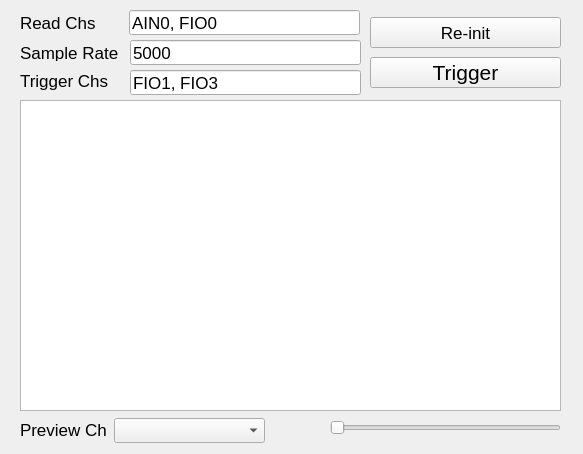
<?xml version="1.0" encoding="UTF-8"?>
<ui version="4.0">
 <class>DAQWindow</class>
 <widget class="QFrame" name="DAQWindow">
  <property name="geometry">
   <rect>
    <x>0</x>
    <y>0</y>
    <width>583</width>
    <height>454</height>
   </rect>
  </property>
  <property name="windowTitle">
   <string>DAQ Window</string>
  </property>
  <widget class="QLineEdit" name="read_chan_edit">
   <property name="geometry">
    <rect>
     <x>129</x>
     <y>10</y>
     <width>231</width>
     <height>25</height>
    </rect>
   </property>
   <property name="font">
    <font>
     <family>Arial</family>
     <pointsize>13</pointsize>
    </font>
   </property>
   <property name="text">
    <string>AIN0, FIO0</string>
   </property>
  </widget>
  <widget class="QSlider" name="preview_slider">
   <property name="geometry">
    <rect>
     <x>330</x>
     <y>420</y>
     <width>231</width>
     <height>16</height>
    </rect>
   </property>
   <property name="orientation">
    <enum>Qt::Horizontal</enum>
   </property>
  </widget>
  <widget class="QComboBox" name="chan_preview_drop">
   <property name="geometry">
    <rect>
     <x>114</x>
     <y>418</y>
     <width>151</width>
     <height>25</height>
    </rect>
   </property>
  </widget>
  <widget class="QLineEdit" name="trigger_chan_edit">
   <property name="geometry">
    <rect>
     <x>130</x>
     <y>70</y>
     <width>231</width>
     <height>25</height>
    </rect>
   </property>
   <property name="font">
    <font>
     <family>Arial</family>
     <pointsize>13</pointsize>
    </font>
   </property>
   <property name="text">
    <string>FIO1, FIO3</string>
   </property>
  </widget>
  <widget class="QLabel" name="label_0">
   <property name="geometry">
    <rect>
     <x>20</x>
     <y>14</y>
     <width>101</width>
     <height>17</height>
    </rect>
   </property>
   <property name="font">
    <font>
     <family>Arial</family>
     <pointsize>13</pointsize>
    </font>
   </property>
   <property name="text">
    <string>Read Chs</string>
   </property>
  </widget>
  <widget class="PlotWidget" name="preview">
   <property name="geometry">
    <rect>
     <x>20</x>
     <y>100</y>
     <width>541</width>
     <height>311</height>
    </rect>
   </property>
  </widget>
  <widget class="QPushButton" name="init_push">
   <property name="geometry">
    <rect>
     <x>370</x>
     <y>17</y>
     <width>191</width>
     <height>31</height>
    </rect>
   </property>
   <property name="font">
    <font>
     <family>Arial</family>
     <pointsize>13</pointsize>
    </font>
   </property>
   <property name="text">
    <string>Re-init</string>
   </property>
  </widget>
  <widget class="QLabel" name="label_2">
   <property name="geometry">
    <rect>
     <x>20</x>
     <y>70</y>
     <width>101</width>
     <height>21</height>
    </rect>
   </property>
   <property name="font">
    <font>
     <family>Arial</family>
     <pointsize>13</pointsize>
    </font>
   </property>
   <property name="text">
    <string>Trigger Chs</string>
   </property>
  </widget>
  <widget class="QLabel" name="label_1">
   <property name="geometry">
    <rect>
     <x>20</x>
     <y>44</y>
     <width>101</width>
     <height>17</height>
    </rect>
   </property>
   <property name="font">
    <font>
     <family>Arial</family>
     <pointsize>13</pointsize>
    </font>
   </property>
   <property name="text">
    <string>Sample Rate</string>
   </property>
  </widget>
  <widget class="QPushButton" name="trigger_push">
   <property name="geometry">
    <rect>
     <x>370</x>
     <y>57</y>
     <width>191</width>
     <height>31</height>
    </rect>
   </property>
   <property name="font">
    <font>
     <family>Liberation Sans</family>
     <pointsize>16</pointsize>
    </font>
   </property>
   <property name="text">
    <string>Trigger</string>
   </property>
  </widget>
  <widget class="QLabel" name="label_3">
   <property name="geometry">
    <rect>
     <x>20</x>
     <y>420</y>
     <width>91</width>
     <height>20</height>
    </rect>
   </property>
   <property name="font">
    <font>
     <family>Arial</family>
     <pointsize>13</pointsize>
    </font>
   </property>
   <property name="text">
    <string>Preview Ch</string>
   </property>
  </widget>
  <widget class="QLineEdit" name="sr_edit">
   <property name="geometry">
    <rect>
     <x>130</x>
     <y>40</y>
     <width>231</width>
     <height>25</height>
    </rect>
   </property>
   <property name="font">
    <font>
     <family>Arial</family>
     <pointsize>13</pointsize>
    </font>
   </property>
   <property name="text">
    <string>5000</string>
   </property>
  </widget>
 </widget>
 <customwidgets>
  <customwidget>
   <class>PlotWidget</class>
   <extends>QGraphicsView</extends>
   <header>pyqtgraph</header>
  </customwidget>
 </customwidgets>
 <resources/>
 <connections/>
</ui>
